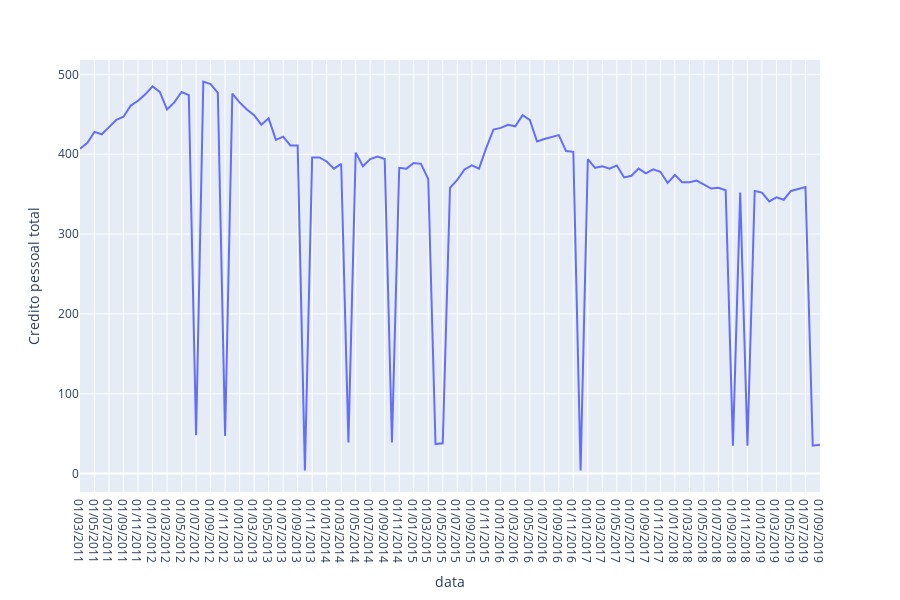

The cell this chart's notebook holds for it:
### Code cell
import plotly.express as px

import pandas as pd
fig = px.line(df, x='data', y='Credito pessoal total')
fig.show()

### Figure 1 — Plotly figure (JSON) as saved in the notebook; plotly's stock layout.template omitted (floating-point values rounded to 4 significant figures)
{"data": [{"hoverlabel": {"namelength": 0}, "hovertemplate": "data=%{x}<br>Credito pessoal total=%{y}", "legendgroup": "", "line": {"color": "#636efa", "dash": "solid"}, "mode": "lines", "name": "", "showlegend": false, "type": "scatter", "x": ["01/03/2011", "01/04/2011", "01/05/2011", "01/06/2011", "01/07/2011", "01/08/2011", "01/09/2011", "01/10/2011", "01/11/2011", "01/12/2011", "01/01/2012", "01/02/2012", "01/03/2012", "01/04/2012", "01/05/2012", "01/06/2012", "01/07/2012", "01/08/2012", "01/09/2012", "01/10/2012", "01/11/2012", "01/12/2012", "01/01/2013", "01/02/2013", "01/03/2013", "01/04/2013", "01/05/2013", "01/06/2013", "01/07/2013", "01/08/2013", "01/09/2013", "01/10/2013", "01/11/2013", "01/12/2013", "01/01/2014", "01/02/2014", "01/03/2014", "01/04/2014", "01/05/2014", "01/06/2014", "01/07/2014", "01/08/2014", "01/09/2014", "01/10/2014", "01/11/2014", "01/12/2014", "01/01/2015", "01/02/2015", "01/03/2015", "01/04/2015", "01/05/2015", "01/06/2015", "01/07/2015", "01/08/2015", "01/09/2015", "01/10/2015", "01/11/2015", "01/12/2015", "01/01/2016", "01/02/2016", "01/03/2016", "01/04/2016", "01/05/2016", "01/06/2016", "01/07/2016", "01/08/2016", "01/09/2016", "01/10/2016", "01/11/2016", "01/12/2016", "01/01/2017", "01/02/2017", "01/03/2017", "01/04/2017", "01/05/2017", "01/06/2017", "01/07/2017", "01/08/2017", "01/09/2017", "01/10/2017", "01/11/2017", "01/12/2017", "01/01/2018", "01/02/2018", "01/03/2018", "01/04/2018", "01/05/2018", "01/06/2018", "01/07/2018", "01/08/2018", "01/09/2018", "01/10/2018", "01/11/2018", "01/12/2018", "01/01/2019", "01/02/2019", "01/03/2019", "01/04/2019", "01/05/2019", "01/06/2019", "01/07/2019", "01/08/2019", "01/09/2019"], "xaxis": "x", "y": ["4,07", "4,14", "4,28", "4,25", "4,34", "4,43", "4,47", "4,61", "4,67", "4,75", "4,85", "4,78", "4,56", "4,65", "4,78", "4,74", "4,8", "4,91", "4,88", "4,77", "4,7", "4,76", "4,65", "4,56", "4,49", "4,37", "4,45", "4,18", "4,22", "4,11", "4,11", "4", "3,96", "3,96", "3,91", "3,82", "3,88", "3,9", "4,02", "3,85", "3,94", "3,97", "3,94", "3,9", "3,83", "3,82", "3,89", "3,88", "3,69", "3,7", "3,8", "3,58", "3,68", "3,81", "3,86", "3,82", "4,08", "4,31", "4,33", "4,37", "4,35", "4,49", "4,43", "4,16", "4,19", "4,22", "4,24", "4,04", "4,03", "4", "3,94", "3,83", "3,85", "3,82", "3,86", "3,71", "3,73", "3,82", "3,76", "3,81", "3,78", "3,64", "3,74", "3,65", "3,65", "3,67", "3,62", "3,57", "3,58", "3,55", "3,5", "3,52", "3,5", "3,54", "3,52", "3,41", "3,46", "3,43", "3,54", "3,57", "3,59", "3,5", "3,6"], "yaxis": "y"}], "layout": {"height": 600, "legend": {"tracegroupgap": 0}, "margin": {"t": 60}, "xaxis": {"anchor": "y", "domain": [0, 1], "title": {"text": "data"}}, "yaxis": {"anchor": "x", "domain": [0, 1], "title": {"text": "Credito pessoal total"}}}}
